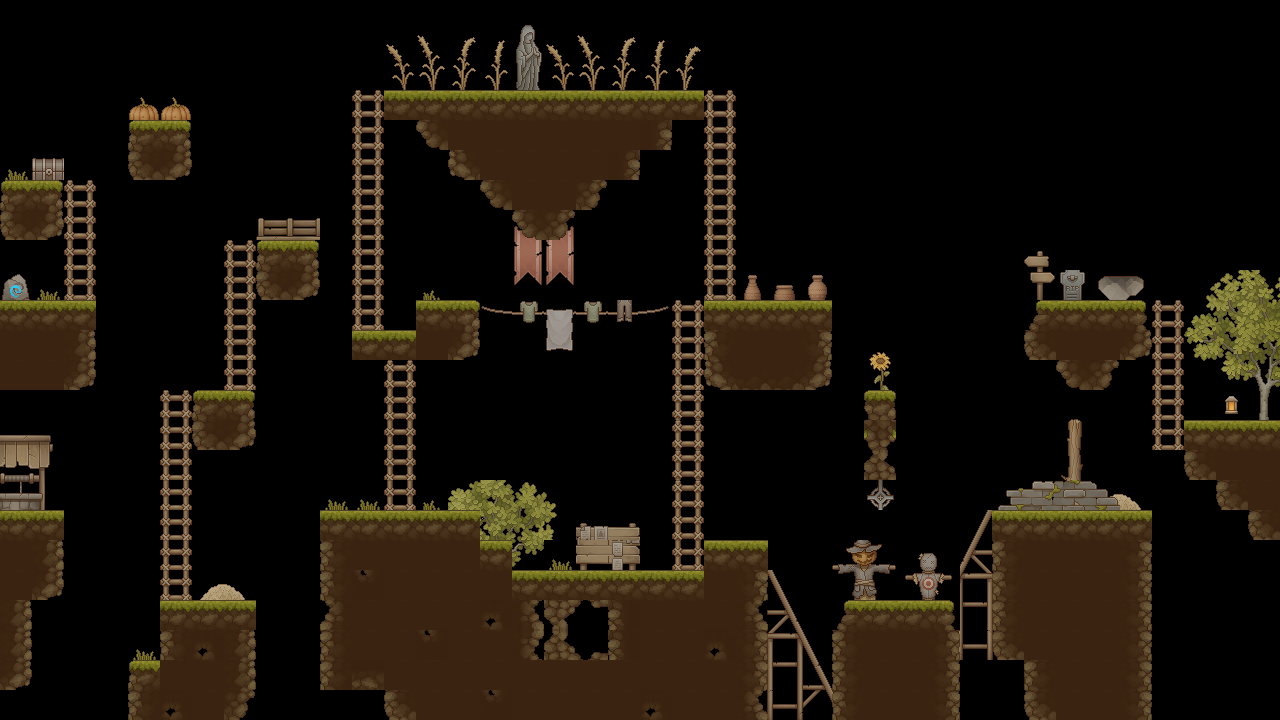

This game map was drawn from its Tiled (.tmx) file and the tilesets committed beside it. A one-line description and the full map source follow:
An orthogonal 40x24 tile map with 32x30 px tiles, 3 tile layers (Props, Fill Platforms, Platforms), 2 tilesets.

<map version="1.10" tiledversion="1.11.0" orientation="orthogonal" renderorder="right-down" width="40" height="24" tilewidth="32" tileheight="30" infinite="0" nextlayerid="4" nextobjectid="1">
 <tileset firstgid="1" name="TX Tileset Ground" tilewidth="32" tileheight="30" tilecount="272" columns="16">
  <image source="../tiles/TX Tileset Ground.png" width="512" height="512" />
 </tileset>
 <tileset firstgid="273" name="TX Village Props" tilewidth="32" tileheight="30" tilecount="1088" columns="32">
  <image source="../tiles/TX Village Props.png" width="1024" height="1024" />
 </tileset>
 <layer id="1" name="Props" width="40" height="24">
  <data encoding="csv">
0,0,0,0,0,0,0,0,0,0,0,0,0,0,0,0,391,0,0,0,0,0,0,0,0,0,0,0,0,0,0,0,0,0,0,0,0,0,0,0,
0,0,0,0,0,0,0,0,0,0,0,0,801,802,803,804,423,801,802,803,804,805,0,0,0,0,0,0,0,0,0,0,0,0,0,0,0,0,0,0,
0,0,0,0,0,0,0,0,0,0,0,0,833,834,835,836,455,833,834,835,836,837,0,0,0,0,0,0,0,0,0,0,0,0,0,0,0,0,0,0,
0,0,0,0,0,0,0,0,0,0,0,795,0,0,0,0,487,0,0,0,0,0,795,0,0,0,0,0,0,0,0,0,0,0,0,0,0,0,0,0,
0,0,0,0,0,0,0,0,0,0,0,827,0,0,0,0,0,0,0,0,0,0,827,0,0,0,0,0,0,0,0,0,0,0,0,0,0,0,0,0,
766,0,0,0,0,0,0,0,0,0,0,859,0,0,0,0,0,0,0,0,0,0,859,0,0,0,0,0,0,0,0,0,0,0,0,0,0,0,0,0,
0,0,795,0,0,0,0,0,0,0,0,859,0,0,0,0,0,0,0,0,0,0,859,0,0,0,0,0,0,0,0,0,0,0,0,0,0,0,0,0,
0,0,827,0,0,0,0,0,594,595,0,859,0,0,0,0,517,517,0,0,0,0,859,0,0,0,0,0,0,0,0,0,0,0,0,0,0,0,0,0,
0,0,859,0,0,0,0,795,0,0,0,859,0,0,0,0,549,549,0,0,0,0,859,0,0,0,0,0,0,0,0,0,0,0,0,0,0,0,0,0,
886,766,859,0,0,0,0,827,0,0,0,859,0,765,0,0,581,581,0,0,0,0,859,0,0,0,0,0,0,0,0,0,0,449,1073742508,1073742509,0,779,780,781,
0,0,0,0,0,0,0,859,0,0,0,859,0,0,0,675,676,676,676,676,677,795,0,0,0,0,0,0,0,0,0,0,0,0,0,0,795,811,812,813,
0,0,0,0,0,0,0,859,0,0,0,0,0,0,0,0,0,0,0,0,0,827,0,0,0,0,0,556,0,0,0,0,0,0,0,0,827,843,844,845,
0,0,0,0,0,0,0,859,0,0,0,0,795,0,0,0,0,0,0,0,0,859,0,0,0,0,0,588,0,0,0,0,0,0,0,0,859,875,876,877,
0,0,0,0,0,795,0,0,0,0,0,0,827,0,0,0,0,0,0,0,0,795,0,0,0,0,0,620,0,0,0,0,0,0,0,0,859,907,303,909,
435,436,0,0,0,827,0,0,0,0,0,0,859,0,0,0,0,0,0,0,0,795,0,0,0,0,0,0,0,0,0,0,0,1610613432,0,0,859,0,0,0,
467,468,0,0,0,859,0,0,0,0,0,0,859,0,0,0,0,0,0,0,0,795,0,0,0,0,0,0,0,0,0,0,0,1610613431,0,0,0,0,0,0,
499,500,0,0,0,859,0,0,0,0,766,766,859,765,807,808,809,810,0,0,0,795,0,0,0,0,0,1073742277,0,0,0,0,0,1610613430,535,536,0,0,0,0,
531,532,0,0,0,859,0,0,0,0,0,0,0,838,839,840,841,842,439,440,0,827,0,0,0,0,0,0,1165,1166,1167,1168,1001,1002,1003,0,0,0,0,0,
0,0,0,0,0,859,0,0,0,0,0,0,0,0,0,0,873,766,471,472,0,859,0,0,0,0,551,552,553,554,1199,1200,0,0,0,0,0,0,0,0,
0,0,0,0,0,859,535,536,0,0,0,0,0,902,903,0,905,906,503,504,0,0,0,2147484816,2147484815,2147484814,583,584,585,586,1231,1232,0,0,0,0,0,0,0,0,
0,0,0,0,0,0,567,568,0,0,0,0,0,0,0,0,0,0,0,0,0,0,0,2147484848,2147484847,2147484846,615,616,617,618,1263,1264,0,0,0,0,0,0,0,0,
0,0,0,0,766,0,0,0,0,0,0,0,0,0,0,0,0,0,0,0,0,0,0,2147484880,2147484879,2147484878,2147484877,0,1293,1294,1295,1296,0,0,0,0,0,0,0,0,
0,0,0,0,0,0,0,0,0,0,0,0,0,0,0,0,0,0,0,0,0,0,0,2147484912,2147484911,2147484910,2147484909,0,0,0,0,0,0,0,0,0,0,0,0,0,
0,0,0,0,0,0,0,0,0,0,0,0,0,0,0,0,0,0,0,0,0,0,0,2147484944,2147484943,2147484942,2147484941,0,0,0,0,0,0,0,0,0,0,0,0,0
</data>
 </layer>
 <layer id="3" name="Fill Platforms" width="40" height="24">
  <data encoding="csv">
0,0,0,0,0,0,0,0,0,0,0,0,0,0,0,0,0,0,0,0,0,0,0,0,0,0,0,0,0,0,0,0,0,0,0,0,0,0,0,0,
0,0,0,0,0,0,0,0,0,0,0,0,0,0,0,0,0,0,0,0,0,0,0,0,0,0,0,0,0,0,0,0,0,0,0,0,0,0,0,0,
0,0,0,0,0,0,0,0,0,0,0,0,0,0,0,0,0,0,0,0,0,0,0,0,0,0,0,0,0,0,0,0,0,0,0,0,0,0,0,0,
0,0,0,0,387,387,0,0,0,0,0,0,0,0,0,0,0,0,0,0,0,0,0,0,0,0,0,0,0,0,0,0,0,0,0,0,0,0,0,0,
0,0,0,0,0,0,0,0,0,0,0,0,0,0,18,18,18,18,18,18,0,0,0,0,0,0,0,0,0,0,0,0,0,0,0,0,0,0,0,0,
0,882,0,0,0,0,0,0,0,0,0,0,0,0,0,18,18,18,18,0,0,0,0,0,0,0,0,0,0,0,0,0,0,0,0,0,0,0,0,0,
0,0,0,0,0,0,0,0,0,0,0,0,0,0,0,0,18,18,0,0,0,0,0,0,0,0,0,0,0,0,0,0,0,0,0,0,0,0,0,0,
0,0,0,0,0,0,0,0,0,0,0,0,0,0,0,0,0,0,0,0,0,0,0,0,0,0,0,0,0,0,0,0,0,0,0,0,0,0,0,0,
0,0,0,0,0,0,0,0,0,0,0,0,0,0,0,0,0,0,0,0,0,0,0,0,0,0,0,0,0,0,0,0,286,0,0,0,0,0,0,0,
887,0,0,0,0,0,0,0,0,0,0,0,0,0,0,0,0,0,0,0,0,0,0,313,314,315,0,0,0,0,0,0,318,0,0,0,0,0,0,0,
0,0,0,0,0,0,0,0,0,0,0,0,0,0,0,0,710,712,710,711,0,0,0,0,0,0,0,0,0,0,0,0,0,0,0,0,0,0,0,0,
18,18,0,0,0,0,0,0,0,0,0,0,0,0,0,0,0,744,0,0,0,0,0,18,18,0,0,0,0,0,0,0,0,18,18,0,0,0,0,0,
0,0,0,0,0,0,0,0,0,0,0,0,0,0,0,0,0,0,0,0,0,0,0,0,0,0,0,0,0,0,0,0,0,0,0,0,0,0,0,0,
0,0,0,0,0,0,0,0,0,0,0,0,0,0,0,0,0,0,0,0,0,0,0,0,0,0,0,0,0,0,0,0,0,0,0,0,0,0,0,0,
0,0,0,0,0,0,0,0,0,0,0,0,0,0,0,0,0,0,0,0,0,0,0,0,0,0,0,0,0,0,0,0,0,0,0,0,0,0,0,0,
0,0,0,0,0,0,0,0,0,0,0,0,0,0,0,0,0,0,0,0,0,0,0,0,0,0,0,0,0,0,0,0,0,0,0,0,0,0,18,18,
0,0,0,0,0,0,0,0,0,0,0,0,0,0,0,0,0,0,0,0,0,0,0,0,0,0,0,0,0,0,0,968,969,970,971,0,0,0,0,18,
0,0,0,0,0,0,0,0,0,0,0,0,0,0,0,0,0,0,441,0,0,0,0,0,0,0,0,0,0,0,0,1000,1001,1002,1003,0,0,0,0,0,
18,0,0,0,0,0,0,0,0,0,17,18,18,18,18,0,0,0,0,473,0,0,0,0,0,0,0,0,0,0,0,0,18,18,18,0,0,0,0,0,
18,0,0,0,0,0,0,0,0,0,17,125,18,18,18,18,0,0,0,0,0,0,18,0,0,0,0,0,0,0,0,0,18,18,18,0,0,0,0,0,
0,0,0,0,0,0,0,0,0,0,181,18,18,18,18,92,2147483829,73,74,83,18,18,18,0,0,0,0,0,0,0,0,0,18,18,18,0,0,0,0,0,
0,0,0,0,0,0,92,0,0,0,17,18,18,125,18,18,3221225653,1073741897,1073741898,83,18,18,92,0,0,0,17,18,18,19,0,0,18,18,18,0,0,0,0,0,
0,0,0,0,0,0,18,0,0,0,33,1073741990,18,18,18,18,18,18,18,18,18,18,18,0,0,0,17,18,18,19,0,0,18,18,18,0,0,0,0,0,
0,0,0,0,0,92,18,0,0,0,0,0,21,18,18,125,18,18,18,18,92,18,18,0,0,0,17,18,18,19,0,0,0,18,18,0,0,0,0,0
</data>
 </layer>
 <layer id="2" name="Platforms" width="40" height="24">
  <data encoding="csv">
0,0,0,0,0,0,0,0,0,0,0,0,0,0,0,0,0,0,0,0,0,0,0,0,0,0,0,0,0,0,0,0,0,0,0,0,0,0,0,0,
0,0,0,0,0,0,0,0,0,0,0,0,0,0,0,0,0,0,0,0,0,0,0,0,0,0,0,0,0,0,0,0,0,0,0,0,0,0,0,0,
0,0,0,0,0,0,0,0,0,0,0,0,0,0,0,0,0,0,0,0,0,0,0,0,0,0,0,0,0,0,0,0,0,0,0,0,0,0,0,0,
0,0,0,0,0,0,0,0,0,0,0,0,2,2,2,2,2,2,2,2,2,2,0,0,0,0,0,0,0,0,0,0,0,0,0,0,0,0,0,0,
0,0,0,0,5,6,0,0,0,0,0,0,0,29,0,0,0,0,0,0,2147483731,0,0,0,0,0,0,0,0,0,0,0,0,0,0,0,0,0,0,0,
0,0,0,0,21,22,0,0,0,0,0,0,0,0,2147483670,0,0,0,0,2147483731,0,0,0,0,0,0,0,0,0,0,0,0,0,0,0,0,0,0,0,0,
5,6,0,0,0,0,0,0,0,0,0,0,0,0,0,29,0,0,30,0,0,0,0,0,0,0,0,0,0,0,0,0,0,0,0,0,0,0,0,0,
21,22,0,0,0,0,0,0,0,0,0,0,0,0,0,0,29,30,0,0,0,0,0,0,0,0,0,0,0,0,0,0,0,0,0,0,0,0,0,0,
0,0,0,0,0,0,0,0,5,6,0,0,0,0,0,0,0,0,0,0,0,0,0,0,0,0,0,0,0,0,0,0,0,0,0,0,0,0,0,0,
0,0,0,0,0,0,0,0,21,22,0,0,0,0,0,0,0,0,0,0,0,0,0,0,0,0,0,0,0,0,0,0,0,0,0,0,0,0,0,0,
2,2,2,0,0,0,0,0,0,0,0,0,0,2,3,0,0,0,0,0,0,0,2,2,2,2,0,0,0,0,0,0,13,2,2,14,0,0,0,0,
0,0,19,0,0,0,0,0,0,0,0,2,2,18,22,0,0,0,0,0,0,0,17,0,0,2147483665,0,0,0,0,0,0,21,0,0,22,0,0,0,0,
18,18,22,0,0,0,0,0,0,0,0,0,0,0,0,0,0,0,0,0,0,0,2147483670,34,34,22,0,0,0,0,0,0,0,29,30,0,0,0,0,0,
0,0,0,0,0,0,5,6,0,0,0,0,0,0,0,0,0,0,0,0,0,0,0,0,0,0,0,8,0,0,0,0,0,0,0,0,0,0,0,0,
0,0,0,0,0,0,21,22,0,0,0,0,0,0,0,0,0,0,0,0,0,0,0,0,0,0,0,1073741913,0,0,0,0,0,0,0,0,0,2,2,2,
0,0,0,0,0,0,0,0,0,0,0,0,0,0,0,0,0,0,0,0,0,0,0,0,0,0,0,1073741897,0,0,0,0,0,0,0,0,0,21,0,0,
0,0,0,0,0,0,0,0,0,0,0,0,0,0,0,0,0,0,0,0,0,0,0,0,0,0,0,0,0,0,0,0,0,0,0,0,0,0,21,0,
2,2,0,0,0,0,0,0,0,0,2,2,2,2,2,0,0,0,0,0,0,0,0,0,0,0,0,0,0,0,0,2,2,2,2,2,0,0,0,21,
0,19,0,0,0,0,0,0,0,0,17,0,0,0,0,2,0,0,0,0,0,0,2,2,0,0,0,0,0,0,0,17,0,0,0,2147483665,0,0,0,0,
0,22,0,0,0,0,0,0,0,0,17,0,0,0,0,0,2,2,2,2,2,2,0,2147483665,0,0,0,0,0,0,0,17,0,0,0,2147483665,0,0,0,0,
19,0,0,0,0,2,2,2,0,0,181,0,0,0,0,0,0,0,0,0,0,0,0,2147483829,0,0,13,2,2,14,0,17,0,0,0,2147483665,0,0,0,0,
19,0,0,0,0,17,0,19,0,0,17,0,0,0,0,0,0,0,0,0,0,0,0,2147483665,0,0,17,0,0,2147483665,0,21,0,0,0,2147483665,0,0,0,0,
22,0,0,0,5,18,0,19,0,0,17,0,0,0,0,0,0,0,0,0,0,0,0,2147483665,0,0,17,0,0,2147483665,0,0,17,0,0,2147483665,0,0,0,0,
0,0,0,0,17,0,0,30,0,0,0,0,0,0,0,0,0,0,0,0,0,0,0,2147483829,0,0,17,0,0,2147483665,0,0,21,0,0,2147483665,0,0,0,0
</data>
 </layer>
</map>
